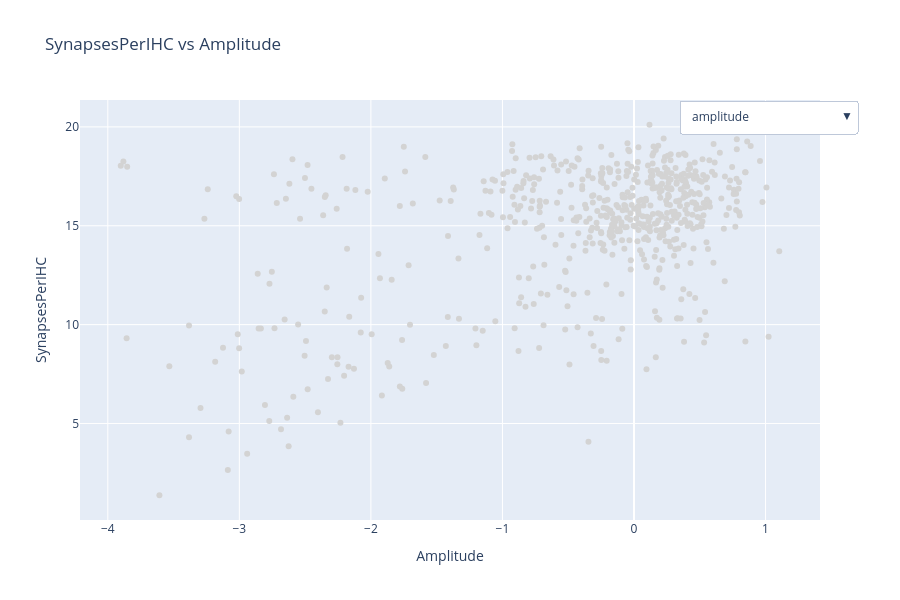

The notebook cell saved with this chart:
### Code cell
import plotly.graph_objects as go

plot_features = num_features + log_features + minmax_features
n_predictors = len(plot_features)

fig = go.Figure()

for i, predictor in enumerate(plot_features):
    x_vals = np.linspace(
        final_clean_strained_70[predictor].min(),
        final_clean_strained_70[predictor].max(),
        100,
    )

    fig.add_trace(
        go.Scatter(
            x=np.log(np.abs(final_clean_strained_70[predictor])),
            y=final_clean_strained_70["SynapsesPerIHC"],
            mode="markers",
            name="SynapsesPerIHC",
            visible=(i == 0),
            marker=dict(color="lightgrey"),
            hovertemplate=f"{predictor}<br>SynapsesPerIHC",
        )
    )

buttons = []
for i, predictor in enumerate(plot_features):
    n = 1
    visible = [False] * n_predictors * n
    visible[i * n : i * n + n] = [True] * n

    buttons.append(
        dict(
            label=predictor.lower(),
            method="update",
            args=[
                {"visible": visible},
                {
                    "title": f"SynapsesPerIHC vs {predictor}",
                    "xaxis": {"title": predictor},
                    "yaxis": {"title": "SynapsesPerIHC"},
                },
            ],
        )
    )


fig.update_layout(
    updatemenus=[
        dict(active=0, buttons=buttons, x=1.05, y=1, xanchor="right", yanchor="top")
    ],
    title=f"SynapsesPerIHC vs {plot_features[0]}",
    xaxis_title=plot_features[0],
    yaxis_title="SynapsesPerIHC",
    legend=dict(
        x=0.02,
        y=0.999,
        bgcolor="rgba(255,255,255,0.7)",
        bordercolor="black",
        borderwidth=1,
    ),
    width=900,
    height=600,
)

fig.show()

### Figure 1 — Plotly figure (JSON) as saved in the notebook; plotly's stock layout.template omitted (floating-point values rounded to 4 significant figures; data arrays with more than 128 entries replaced by an {"elided": "..."} marker saying what was removed)
{"data": [{"hovertemplate": "Amplitude<br>SynapsesPerIHC", "marker": {"color": "lightgrey"}, "mode": "markers", "name": "SynapsesPerIHC", "type": "scatter", "visible": true, "x": {"elided": "616 float values"}, "y": {"elided": "616 float values"}}, {"hovertemplate": "Slope<br>SynapsesPerIHC", "marker": {"color": "lightgrey"}, "mode": "markers", "name": "SynapsesPerIHC", "type": "scatter", "visible": false, "x": {"elided": "616 float values"}, "y": {"elided": "616 float values"}}, {"hovertemplate": "Distance<br>SynapsesPerIHC", "marker": {"color": "lightgrey"}, "mode": "markers", "name": "SynapsesPerIHC", "type": "scatter", "visible": false, "x": {"elided": "616 float values"}, "y": {"elided": "616 float values"}}, {"hovertemplate": "Level(dB)<br>SynapsesPerIHC", "marker": {"color": "lightgrey"}, "mode": "markers", "name": "SynapsesPerIHC", "type": "scatter", "visible": false, "x": {"elided": "616 float values"}, "y": {"elided": "616 float values"}}, {"hovertemplate": "Frequency(kHz)<br>SynapsesPerIHC", "marker": {"color": "lightgrey"}, "mode": "markers", "name": "SynapsesPerIHC", "type": "scatter", "visible": false, "x": {"elided": "616 float values"}, "y": {"elided": "616 float values"}}, {"hovertemplate": "Total Variance<br>SynapsesPerIHC", "marker": {"color": "lightgrey"}, "mode": "markers", "name": "SynapsesPerIHC", "type": "scatter", "visible": false, "x": {"elided": "616 float values"}, "y": {"elided": "616 float values"}}, {"hovertemplate": "PeakI Left Curvature<br>SynapsesPerIHC", "marker": {"color": "lightgrey"}, "mode": "markers", "name": "SynapsesPerIHC", "type": "scatter", "visible": false, "x": {"elided": "616 float values"}, "y": {"elided": "616 float values"}}, {"hovertemplate": "PeakI Overall Curvature<br>SynapsesPerIHC", "marker": {"color": "lightgrey"}, "mode": "markers", "name": "SynapsesPerIHC", "type": "scatter", "visible": false, "x": {"elided": "616 float values"}, "y": {"elided": "616 float values"}}, {"hovertemplate": "PeakI Right Curvature<br>SynapsesPerIHC", "marker": {"color": "lightgrey"}, "mode": "markers", "name": "SynapsesPerIHC", "type": "scatter", "visible": false, "x": {"elided": "616 float values"}, "y": {"elided": "616 float values"}}, {"hovertemplate": "TroughI Left Curvature<br>SynapsesPerIHC", "marker": {"color": "lightgrey"}, "mode": "markers", "name": "SynapsesPerIHC", "type": "scatter", "visible": false, "x": {"elided": "616 float values"}, "y": {"elided": "616 float values"}}, {"hovertemplate": "TroughI Overall Curvature<br>SynapsesPerIHC", "marker": {"color": "lightgrey"}, "mode": "markers", "name": "SynapsesPerIHC", "type": "scatter", "visible": false, "x": {"elided": "616 float values"}, "y": {"elided": "616 float values"}}, {"hovertemplate": "TroughI Right Curvature<br>SynapsesPerIHC", "marker": {"color": "lightgrey"}, "mode": "markers", "name": "SynapsesPerIHC", "type": "scatter", "visible": false, "x": {"elided": "616 float values"}, "y": {"elided": "616 float values"}}, {"hovertemplate": "Noise<br>SynapsesPerIHC", "marker": {"color": "lightgrey"}, "mode": "markers", "name": "SynapsesPerIHC", "type": "scatter", "visible": false, "x": {"elided": "616 float values"}, "y": {"elided": "616 float values"}}, {"hovertemplate": "Time (hrs)<br>SynapsesPerIHC", "marker": {"color": "lightgrey"}, "mode": "markers", "name": "SynapsesPerIHC", "type": "scatter", "visible": false, "x": {"elided": "616 float values"}, "y": {"elided": "616 float values"}}], "layout": {"height": 600, "legend": {"bgcolor": "rgba(255,255,255,0.7)", "bordercolor": "black", "borderwidth": 1, "x": 0.02, "y": 0.999}, "title": {"text": "SynapsesPerIHC vs Amplitude"}, "updatemenus": [{"active": 0, "buttons": [{"args": [{"visible": [true, false, false, false, false, false, false, false, false, false, false, false, false, false]}, {"title": "SynapsesPerIHC vs Amplitude", "xaxis": {"title": "Amplitude"}, "yaxis": {"title": "SynapsesPerIHC"}}], "label": "amplitude", "method": "update"}, {"args": [{"visible": [false, true, false, false, false, false, false, false, false, false, false, false, false, false]}, {"title": "SynapsesPerIHC vs Slope", "xaxis": {"title": "Slope"}, "yaxis": {"title": "SynapsesPerIHC"}}], "label": "slope", "method": "update"}, {"args": [{"visible": [false, false, true, false, false, false, false, false, false, false, false, false, false, false]}, {"title": "SynapsesPerIHC vs Distance", "xaxis": {"title": "Distance"}, "yaxis": {"title": "SynapsesPerIHC"}}], "label": "distance", "method": "update"}, {"args": [{"visible": [false, false, false, true, false, false, false, false, false, false, false, false, false, false]}, {"title": "SynapsesPerIHC vs Level(dB)", "xaxis": {"title": "Level(dB)"}, "yaxis": {"title": "SynapsesPerIHC"}}], "label": "level(db)", "method": "update"}, {"args": [{"visible": [false, false, false, false, true, false, false, false, false, false, false, false, false, false]}, {"title": "SynapsesPerIHC vs Frequency(kHz)", "xaxis": {"title": "Frequency(kHz)"}, "yaxis": {"title": "SynapsesPerIHC"}}], "label": "frequency(khz)", "method": "update"}, {"args": [{"visible": [false, false, false, false, false, true, false, false, false, false, false, false, false, false]}, {"title": "SynapsesPerIHC vs Total Variance", "xaxis": {"title": "Total Variance"}, "yaxis": {"title": "SynapsesPerIHC"}}], "label": "total variance", "method": "update"}, {"args": [{"visible": [false, false, false, false, false, false, true, false, false, false, false, false, false, false]}, {"title": "SynapsesPerIHC vs PeakI Left Curvature", "xaxis": {"title": "PeakI Left Curvature"}, "yaxis": {"title": "SynapsesPerIHC"}}], "label": "peaki left curvature", "method": "update"}, {"args": [{"visible": [false, false, false, false, false, false, false, true, false, false, false, false, false, false]}, {"title": "SynapsesPerIHC vs PeakI Overall Curvature", "xaxis": {"title": "PeakI Overall Curvature"}, "yaxis": {"title": "SynapsesPerIHC"}}], "label": "peaki overall curvature", "method": "update"}, {"args": [{"visible": [false, false, false, false, false, false, false, false, true, false, false, false, false, false]}, {"title": "SynapsesPerIHC vs PeakI Right Curvature", "xaxis": {"title": "PeakI Right Curvature"}, "yaxis": {"title": "SynapsesPerIHC"}}], "label": "peaki right curvature", "method": "update"}, {"args": [{"visible": [false, false, false, false, false, false, false, false, false, true, false, false, false, false]}, {"title": "SynapsesPerIHC vs TroughI Left Curvature", "xaxis": {"title": "TroughI Left Curvature"}, "yaxis": {"title": "SynapsesPerIHC"}}], "label": "troughi left curvature", "method": "update"}, {"args": [{"visible": [false, false, false, false, false, false, false, false, false, false, true, false, false, false]}, {"title": "SynapsesPerIHC vs TroughI Overall Curvature", "xaxis": {"title": "TroughI Overall Curvature"}, "yaxis": {"title": "SynapsesPerIHC"}}], "label": "troughi overall curvature", "method": "update"}, {"args": [{"visible": [false, false, false, false, false, false, false, false, false, false, false, true, false, false]}, {"title": "SynapsesPerIHC vs TroughI Right Curvature", "xaxis": {"title": "TroughI Right Curvature"}, "yaxis": {"title": "SynapsesPerIHC"}}], "label": "troughi right curvature", "method": "update"}, {"args": [{"visible": [false, false, false, false, false, false, false, false, false, false, false, false, true, false]}, {"title": "SynapsesPerIHC vs Noise", "xaxis": {"title": "Noise"}, "yaxis": {"title": "SynapsesPerIHC"}}], "label": "noise", "method": "update"}, {"args": [{"visible": [false, false, false, false, false, false, false, false, false, false, false, false, false, true]}, {"title": "SynapsesPerIHC vs Time (hrs)", "xaxis": {"title": "Time (hrs)"}, "yaxis": {"title": "SynapsesPerIHC"}}], "label": "time (hrs)", "method": "update"}], "x": 1.05, "xanchor": "right", "y": 1, "yanchor": "top"}], "width": 900, "xaxis": {"title": {"text": "Amplitude"}}, "yaxis": {"title": {"text": "SynapsesPerIHC"}}}}
